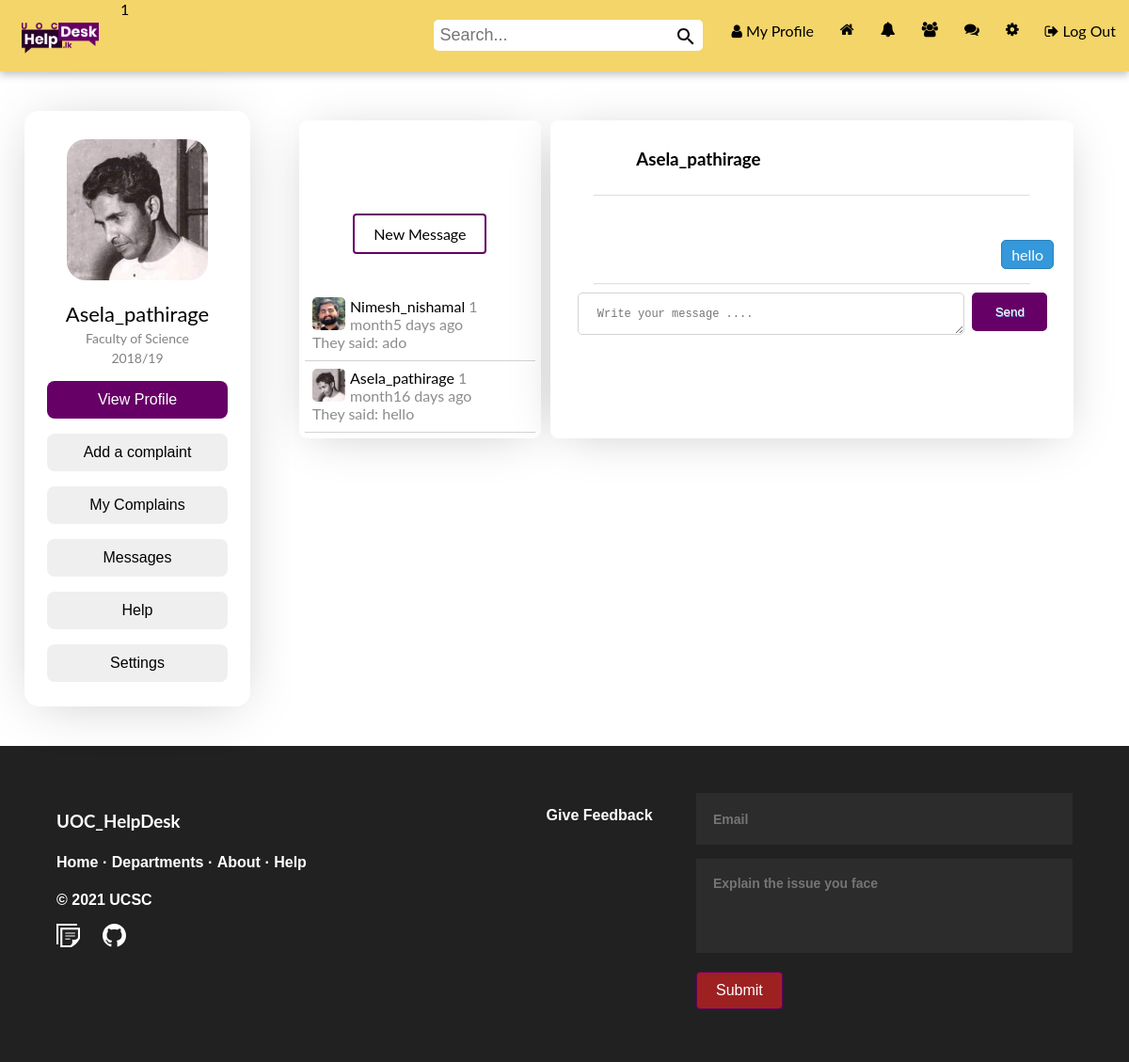
Page /app/views/messages.php (signed in) on the committed database.
### tables this page shows
CREATE TABLE IF NOT EXISTS `user` (
  `id` int(11) NOT NULL AUTO_INCREMENT,
  `name` varchar(255) NOT NULL,
  `email` varchar(255) NOT NULL,
  `password` varchar(255) NOT NULL,
  `created_by` datetime NOT NULL DEFAULT CURRENT_TIMESTAMP,
  `profile_pic` varchar(255) DEFAULT NULL,
  `num_posts` int(11) DEFAULT NULL,
  `num_likes` int(255) DEFAULT NULL,
  `user_closed` varchar(3) DEFAULT NULL,
  `friend_array` text,
  `user_roll` varchar(10) NOT NULL DEFAULT 'user',
  `teleNumber` int(10) DEFAULT NULL,
  `address` varchar(500) NOT NULL,
  PRIMARY KEY (`id`)
);

CREATE TABLE IF NOT EXISTS `messages` (
  `id` int(11) NOT NULL AUTO_INCREMENT,
  `user_to` varchar(50) NOT NULL,
  `user_from` varchar(50) NOT NULL,
  `body` text NOT NULL,
  `date` datetime NOT NULL,
  `opened` varchar(3) NOT NULL,
  `viewed` varchar(3) NOT NULL,
  `deleted` varchar(3) NOT NULL,
  PRIMARY KEY (`id`)
);

### app/controllers/Notification.php (called while the page is built, shortened)
<?php
class Notification{
    private $con;
    private $user_obj;
    public function __construct($con,$user)
    {
        $this->con = $con;
        $this->user_obj = new User($con,$user);
    }
    public function getUnreadNumber() {
		$userLoggedIn = $this->user_obj->getUsername();
		$query = mysqli_query($this->con, "SELECT * FROM notifications WHERE viewed='no' AND user_to='$userLoggedIn'");
		return mysqli_num_rows($query);
	}
}
?>

### app/controllers/User.php (called while the page is built, shortened)
<?php
class User{
    private $con;
    private $user;
    public function __construct($con,$user)
    {
        $this->con = $con;
        $user_details_query = mysqli_query($con,"SELECT * FROM user WHERE name='$user'");
        $this->user = mysqli_fetch_array($user_details_query);
    }
    public function getUserName(){
        return $this->user['name'];
    }
    public function MsgName(){
        return lcfirst($this->user['name']);
    }
    public function getName(){
        $username = $this->user['name'];
        $query = mysqli_query($this->con,"SELECT name FROM user WHERE name='$username'");
        $row = mysqli_fetch_array($query);
        return $row['name'];
    }
    public function getProfilePic(){
        $username = $this->user['name'];
        $query = mysqli_query($this->con,"SELECT profile_pic FROM user WHERE name='$username'");
        $row = mysqli_fetch_array($query);
        return $row['profile_pic'];
    }
}
?>

### app/helpers/headerIn.php (the view, shortened to what this page needs)
<?php
    require '../modules/connect.php';
    require '../controllers/User.php';
    require '../controllers/Message.php';
    require '../controllers/Notification.php';
    require '../views/complain.php';
    if(isset($_SESSION['name'])){
        $userLoggedIn = $_SESSION['name'];
    }
    else{
        header("Location:../views/register.php");
    }
?>
<!DOCTYPE html>
    <head>
        <link rel="stylesheet" href="https://cdnjs.cloudflare.com/ajax/libs/font-awesome/4.7.0/css/font-awesome.min.css">
        <link rel="stylesheet" type="text/css" href="../../public/css/temp.css">
        <link rel="stylesheet" href="../../public/css/style.css">
    </head>
    <body>
    <?php
				$messages = new Message($con, $userLoggedIn);
				$notifications = new Notification($con, $userLoggedIn);
				$num_notifications = $notifications->getUnreadNumber();
		?>
    <div class="navbar" id="navbar">
        <a href="../views/studentDash.php" class="nav-icon active" style="float:left"><img src="../../public/img/logo/landscape.png" style="width:100px; height:auto"></a>
        <a href="../views/logout.php" class="nav-label"><i class="fa fa-sign-out" aria-hidden="true"></i> Log Out </a>
        <a href="../views/settings.php" class="nav-label"><i class="fa fa-cog" aria-hidden="true"></i><span class="nav-label">Settings</span></a>
        <a href="javascript:void(0);" onclick="getDropdownData('<?php echo $userLoggedIn; ?>', 'message')" class="nav-label"><i class="fa fa-comments" aria-hidden="true"></i>
        </a>
        <a href="../views/requests.php" class="nav-label"><i class="fa fa-users" aria-hidden="true"></i><span class="nav-label">Friends</span>
        </a>
        <a href="javascript:void(0);" onclick="getDropdownData('<?php echo $userLoggedIn; ?>', 'notification')" class="nav-label"><i class="fa fa-bell" aria-hidden="true"></i>
        </a>
        <?php
        if($num_notifications > 0)
				 echo '<span class="notification_badge_notification" id="unread_notification">' . $num_notifications . '</span>';
				?>
        <a href="../views/studentDash.php" class="nav-label"><i class="fa fa-home" aria-hidden="true"></i><span class="nav-label">Home</span></a>
        <a href= "<?php echo $userLoggedIn; ?>" class="nav-label"><i class="fa fa-user" aria-hidden="true"></i>&nbspMy Profile</a>
        <div class="search-bar">
            <form action="search.php" method="GET" name="search_form">
                <input type="text" onkeyup="getLiveSearchUsers(this.value, '<?php echo $userLoggedIn; ?>')" name="q" placeholder="Search..." autocomplete="off" id="search_text_input">
                <button type="submit" class="sbutton"><img src="../../public/img/icons/search.svg"></button>
            </form>
        </div>
    </div>

### app/views/messages.php (shortened to what this page needs)
<?php
require '../helpers/headerIn.php';
require '../views/complain.php';
$message_obj = new Message($con,$userLoggedIn);
if(isset($_GET['u']))
    $user_to = $_GET['u'];
else{
    $user_to = $message_obj->getMostRecentUser();
}
if($user_to != "new")
	$user_to_obj = new User($con, $user_to);
?>
<div class="container">
    <div class="column-1 box">
        <?php include('../views/pplCard.php'); ?>
    </div>
    <div class="column-2 box" style="width:100%;">
    <ul class="cards">
				<li class="cards_item">
					<div class="dashCard" style="background-color: #fff; width:100%; padding:10px 5px 5px 5px; text-decoration:none">
						<h2 style="padding-left:10px">Conversations</h2><br>
                        <div class="makeCenter">
                        <a href="messages.php?u=new" class="mainbtn">New Message</a>
                        </div>
                        <br><br>
                        <div style="text-decoration:none">
                            <?php echo $message_obj->getConvos(); ?>
                        </div>
					</div>
				</li>
				<li class="cards_item" style="width:65%;">
					<div class="dashCard" style="background-color: #fff;width:100%; cursor:default; padding:10px 20px 20px 20px">
                    <?php
                        if($user_to != "new"){
                            echo "<h3>You and <a href='$user_to'>" . $user_to_obj->getName() . "</a></h3><hr><br><br>";
                            echo "<div class='' id='scroll_messages'>";
                            echo $message_obj->getMessages($user_to);
                            echo "</div>";
                        }
                        else{
                            echo "<h2>New Message</h2>";
                        }
                    ?>
                        <form action="" method="POST">
                            <?php
                                if($user_to == "new")
                                {
                                    echo "Select the friend you would like to message <br>";
                                    ?>
                                    <br><input type='text' style='padding:10px 0px 10px 10px; border-radius:5px; border:1px solid; width:50%;' onkeyup='getUsers(this.value, "<?php echo $userLoggedIn; ?>")' name='q' placeholder='Name' autocomplete='off' id='search_text_input'>
                                    <?php
                                    echo "<div class='results'></div>";
                                    echo "<br>";
                                }
                                else{
                                    echo "<hr>";
                                    echo "<textarea name='message_body' id='message_textarea' placeholder='Write your message ....'></textarea>";
                                    echo "<input type='submit' name='post_message' id='message_submit' value='Send'>";
                                }
                            ?>
                        </form>
					</div>
			</li>
    </ul>
    </div>
    </div>
<?php require '../helpers/footer.php';?>

### app/views/pplCard.php
<div class="card">
	<img src="<?php echo $user['profile_pic'];?>" style="border-radius:20px; margin-top:10px;">
	<p class="pplTitle"><?php echo $user['name']; ?></p>
	<p class="pplFac">Faculty of Science</p>
	<p class="pplFac">2018/19</p>
	<p><button class="pplButton pplButtonMain" onclick="location.href='<?php echo $userLoggedIn; ?>'">View Profile</button></p>
	<p><button class="pplButton" onclick="openForm()">Add a complaint</button></p>
	<p><button class="pplButton" onclick="location.href='inquiry.php';">My Complains</button></p>
	<p><button class="pplButton" onclick="location.href='messages.php';">Messages</button></p>
	<p><button class="pplButton" onclick="location.href='studentHelp.php';">Help</button></p>
	<p><button class="pplButton" onclick="location.href='settings.php';">Settings</button></p>
</div>

### app/controllers/Message.php (shortened to what this page needs)
<?php
class Message{
    private $con;
    private $user_obj;
    public function __construct($con,$user)
    {
        $this->con = $con;
        $this->user_obj = new User($con,$user);
    }
    public function getMostRecentUser(){
        $userLoggedIn = $this->user_obj->MsgName();
        $query = mysqli_query($this->con,"SELECT user_to, user_from FROM messages WHERE user_to='$userLoggedIn' OR user_from='$userLoggedIn' ORDER BY id DESC LIMIT 1");
        $row = mysqli_fetch_array($query);
        $user_to = $row['user_to'];
        $user_from = $row['user_from'];
        if($user_to != $userLoggedIn)
            return $user_to;
        else
            return $user_from;
    }
    public function getMessages($otherUser) {
		$userLoggedIn = $this->user_obj->MsgName();
		$data = "";
		$get_messages_query = mysqli_query($this->con, "SELECT * FROM messages WHERE (user_to='$userLoggedIn' AND user_from='$otherUser') OR (user_from='$userLoggedIn' AND user_to='$otherUser')");
		while($row = mysqli_fetch_array($get_messages_query)) {
			$user_to = $row['user_to'];
			$body = $row['body'];
			$id = $row['id'];
			$div_top = ($user_to == $userLoggedIn) ? "<div class='message' id='green'>" : "<div class='message' id='blue'>";
			$button = "<span class='deleteButton' onclick='deleteMessage($id, this)'></span>";
			$data = $data . $div_top . $button . $body . "</div><br><br>";
		}
		return $data;
	}
    public function getLatestMessage($userLoggedIn, $user2){
            $details_array = array();
            $query = mysqli_query($this->con, "SELECT body, user_to, date FROM messages WHERE (user_to='$userLoggedIn' AND user_from='$user2') OR (user_to='$user2' AND user_from='$userLoggedIn') ORDER BY id DESC LIMIT 1");
            $row = mysqli_fetch_array($query);
            $sent_by = ($row['user_to'] == $userLoggedIn) ? "They said: " : "You said: ";
            $date_time_now = date("Y-m-d H:i:s");
            $start_date = new DateTime($row['date']);
            $end_date = new DateTime($date_time_now);
            $interval = $start_date->diff($end_date);
            if($interval->y >= 1) {
                if($interval->y == 1)
                    $time_message = $interval->y . " year ago";
                else
                    $time_message = $interval->y . " years ago";
            }
            else if ($interval->m >= 1) {
                if($interval->d == 0) {
                    $days = " ago";
                }
                else if($interval->d == 1) {
                    $days = $interval->d . " day ago";
                }
                else {
                    $days = $interval->d . " days ago";
                }
                if($interval->m == 1) {
                    $time_message = $interval->m . " month". $days;
                }
                else {
                    $time_message = $interval->m . " months". $days;
                }
            }
            array_push($details_array, $sent_by);
            array_push($details_array, $row['body']);
            array_push($details_array, $time_message);
            return $details_array;
    }
    public function getConvos(){
        $userLoggedIn = $this->user_obj->getUsername();
		$return_string = "";
		$convos = array();
		$query = mysqli_query($this->con, "SELECT user_to, user_from FROM messages WHERE user_to='$userLoggedIn' OR user_from='$userLoggedIn' ORDER BY id DESC");
		while($row = mysqli_fetch_array($query)) {
			$user_to_push = ($row['user_to'] != $userLoggedIn) ? $row['user_to'] : $row['user_from'];
			if(!in_array($user_to_push, $convos)) {
				array_push($convos, $user_to_push);
			}
		}
		foreach($convos as $username) {
			$user_found_obj = new User($this->con, $username);
			$latest_message_details = $this->getLatestMessage($userLoggedIn, $username);
			$dots = (strlen($latest_message_details[1]) >= 12) ? "..." : "";
			$split = str_split($latest_message_details[1], 12);
			$split = $split[0] . $dots;
			$return_string .= "<a href='messages.php?u=$username'> <div class='user_found_messages'>
								<img src='" . $user_found_obj->getProfilePic() . "' style='border-radius: 5px; margin-right: 5px;'>
								" . $user_found_obj->getName() . "
								<span class='timestamp_smaller' id='grey'> " . $latest_message_details[2] . "</span>
								<p id='grey' style='margin: 0;'>" . $latest_message_details[0] . $split . " </p>
								</div>
								</a>";
		}
		return $return_string;
	}
    public function getUnreadNumber() {
		$userLoggedIn = $this->user_obj->getUsername();
		$query = mysqli_query($this->con, "SELECT * FROM messages WHERE viewed='no' AND user_to='$userLoggedIn'");
		return mysqli_num_rows($query);
	}
}
?>

### rows in the picture
user: profile_pic (picture), name "Asela_pathirage"
user: profile_pic (picture), name "Nimesh_nishamal"
messages: body "hello"

### other values in the picture
$num_notifications "1"
$latest_message_details[2] "1 month5 days ago"
$latest_message_details[0] "They said:"
$split "ado"
$latest_message_details[2] "1 month16 days ago"
$split "hello"
